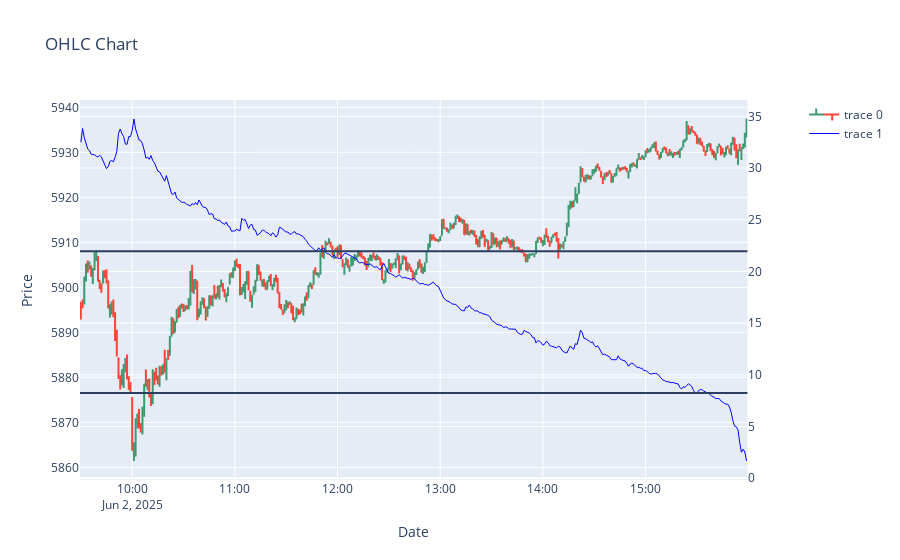

Notebook code cell kept with this figure:
### Code cell
fig = go.Figure()
fig = make_subplots(specs=[[{"secondary_y": True}]])
fig.add_trace(go.Ohlc(x = ohlc_df.index , open = ohlc_df["Open"]
                               ,high = ohlc_df["High"] , low = ohlc_df['Low'],
                               close = ohlc_df["Close"]), secondary_y=False)

fig.add_hline(y = model_params.period_high)
fig.add_hline(y = model_params.period_low)
# call_line = df1.CE_5990_0_W_ltp.resample("2min").mean().reindex(ohlc_df.index,method = "ffill")
# put_line = df1.PE_6000_0_W_ltp.resample("2min").mean().reindex(ohlc_df.index,method = "ffill")
atm_straddle = df["straddle_px"].resample("1min").mean().reindex(ohlc_df.index,method= "ffill")
fig.add_trace(go.Scatter(x = ohlc_df.index,y = atm_straddle,mode="lines",line=dict(color="blue", width=1)), secondary_y=True)
# fig.add_trace(go.Scatter(x = ohlc_df.index,y = put_line,mode="lines",line=dict(color="green", width=1)), secondary_y=True)
fig.update_layout(
    title="OHLC Chart ",
    xaxis_title="Date",
    yaxis_title="Price",
    xaxis_rangeslider_visible=False # hides the range slider
)

fig.show()

### Figure 1 — Plotly figure (JSON) as saved in the notebook; plotly's stock layout.template omitted (floating-point values rounded to 4 significant figures; data arrays with more than 128 entries replaced by an {"elided": "..."} marker saying what was removed)
{"data": [{"close": {"elided": "390 float values"}, "high": {"elided": "390 float values"}, "low": {"elided": "390 float values"}, "open": {"elided": "390 float values"}, "type": "ohlc", "x": {"elided": "390 str values"}, "xaxis": "x", "yaxis": "y"}, {"line": {"color": "blue", "width": 1}, "mode": "lines", "type": "scatter", "x": {"elided": "390 str values"}, "xaxis": "x", "y": {"elided": "390 float values"}, "yaxis": "y2"}], "layout": {"shapes": [{"type": "line", "x0": 0, "x1": 1, "xref": "x domain", "y0": 5908.0, "y1": 5908.0, "yref": "y"}, {"type": "line", "x0": 0, "x1": 1, "xref": "x domain", "y0": 5877.0, "y1": 5877.0, "yref": "y"}], "title": {"text": "OHLC Chart "}, "xaxis": {"anchor": "y", "domain": [0, 0.94], "rangeslider": {"visible": false}, "title": {"text": "Date"}}, "yaxis": {"anchor": "x", "domain": [0, 1], "title": {"text": "Price"}}, "yaxis2": {"anchor": "x", "overlaying": "y", "side": "right"}}}
